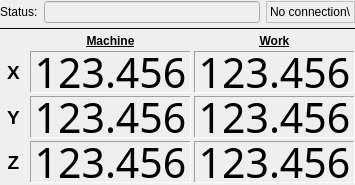
<?xml version="1.0" encoding="UTF-8"?>
<ui version="4.0">
 <class>partMainStateLcd</class>
 <widget class="QWidget" name="partMainStateLcd">
  <property name="geometry">
   <rect>
    <x>0</x>
    <y>0</y>
    <width>355</width>
    <height>185</height>
   </rect>
  </property>
  <property name="sizePolicy">
   <sizepolicy hsizetype="Minimum" vsizetype="Minimum">
    <horstretch>0</horstretch>
    <verstretch>0</verstretch>
   </sizepolicy>
  </property>
  <property name="minimumSize">
   <size>
    <width>0</width>
    <height>185</height>
   </size>
  </property>
  <property name="maximumSize">
   <size>
    <width>16777215</width>
    <height>185</height>
   </size>
  </property>
  <property name="windowTitle">
   <string>Form</string>
  </property>
  <property name="styleSheet">
   <string notr="true"/>
  </property>
  <layout class="QVBoxLayout" name="verticalLayout_3">
   <property name="spacing">
    <number>3</number>
   </property>
   <property name="leftMargin">
    <number>0</number>
   </property>
   <property name="topMargin">
    <number>0</number>
   </property>
   <property name="rightMargin">
    <number>0</number>
   </property>
   <property name="bottomMargin">
    <number>0</number>
   </property>
   <item>
    <layout class="QGridLayout" name="gridLayout">
     <property name="horizontalSpacing">
      <number>6</number>
     </property>
     <item row="0" column="0">
      <widget class="QLabel" name="labelStatus">
       <property name="text">
        <string>Status:</string>
       </property>
      </widget>
     </item>
     <item row="0" column="1">
      <widget class="QLineEdit" name="txtStatus">
       <property name="enabled">
        <bool>false</bool>
       </property>
       <property name="acceptDrops">
        <bool>false</bool>
       </property>
       <property name="styleSheet">
        <string notr="true">QLineEdit {color: palette(text);}</string>
       </property>
       <property name="alignment">
        <set>Qt::AlignmentFlag::AlignCenter</set>
       </property>
       <property name="readOnly">
        <bool>true</bool>
       </property>
       <property name="status" stdset="0">
        <string/>
       </property>
      </widget>
     </item>
     <item row="0" column="2">
      <widget class="QLabel" name="txtConName">
       <property name="styleSheet">
        <string notr="true">border: 1px solid silver;</string>
       </property>
       <property name="text">
        <string>No connection\</string>
       </property>
      </widget>
     </item>
    </layout>
   </item>
   <item>
    <widget class="Line" name="line">
     <property name="frameShadow">
      <enum>QFrame::Shadow::Plain</enum>
     </property>
     <property name="lineWidth">
      <number>1</number>
     </property>
     <property name="orientation">
      <enum>Qt::Orientation::Horizontal</enum>
     </property>
    </widget>
   </item>
   <item>
    <layout class="QGridLayout" name="axesLayout" rowstretch="0,0,0,0" columnstretch="1,6,6" columnminimumwidth="20,0,0">
     <property name="sizeConstraint">
      <enum>QLayout::SizeConstraint::SetDefaultConstraint</enum>
     </property>
     <property name="spacing">
      <number>3</number>
     </property>
     <item row="0" column="2">
      <widget class="QLabel" name="labelWork">
       <property name="maximumSize">
        <size>
         <width>16777215</width>
         <height>20</height>
        </size>
       </property>
       <property name="font">
        <font>
         <bold>true</bold>
         <underline>true</underline>
        </font>
       </property>
       <property name="frameShape">
        <enum>QFrame::Shape::NoFrame</enum>
       </property>
       <property name="frameShadow">
        <enum>QFrame::Shadow::Raised</enum>
       </property>
       <property name="text">
        <string>Work</string>
       </property>
       <property name="alignment">
        <set>Qt::AlignmentFlag::AlignCenter</set>
       </property>
      </widget>
     </item>
     <item row="0" column="1">
      <widget class="QLabel" name="labelMachine">
       <property name="maximumSize">
        <size>
         <width>16777215</width>
         <height>20</height>
        </size>
       </property>
       <property name="font">
        <font>
         <bold>true</bold>
         <underline>true</underline>
        </font>
       </property>
       <property name="styleSheet">
        <string notr="true"/>
       </property>
       <property name="frameShape">
        <enum>QFrame::Shape::NoFrame</enum>
       </property>
       <property name="frameShadow">
        <enum>QFrame::Shadow::Raised</enum>
       </property>
       <property name="text">
        <string>Machine</string>
       </property>
       <property name="alignment">
        <set>Qt::AlignmentFlag::AlignCenter</set>
       </property>
      </widget>
     </item>
     <item row="1" column="2">
      <widget class="QLabel" name="txtWX">
       <property name="minimumSize">
        <size>
         <width>120</width>
         <height>42</height>
        </size>
       </property>
       <property name="maximumSize">
        <size>
         <width>16777215</width>
         <height>42</height>
        </size>
       </property>
       <property name="font">
        <font>
         <family>Patopian 1986</family>
         <pointsize>31</pointsize>
         <italic>false</italic>
         <bold>false</bold>
         <kerning>false</kerning>
        </font>
       </property>
       <property name="styleSheet">
        <string notr="true">font: 31pt &quot;Patopian 1986&quot;;</string>
       </property>
       <property name="frameShape">
        <enum>QFrame::Shape::Panel</enum>
       </property>
       <property name="frameShadow">
        <enum>QFrame::Shadow::Sunken</enum>
       </property>
       <property name="lineWidth">
        <number>1</number>
       </property>
       <property name="text">
        <string>123.456</string>
       </property>
       <property name="alignment">
        <set>Qt::AlignmentFlag::AlignCenter</set>
       </property>
       <property name="textInteractionFlags">
        <set>Qt::TextInteractionFlag::NoTextInteraction</set>
       </property>
       <property name="smallDecimalPoint" stdset="0">
        <bool>false</bool>
       </property>
       <property name="digitCount" stdset="0">
        <number>6</number>
       </property>
       <property name="value" stdset="0">
        <double>0.000000000000000</double>
       </property>
      </widget>
     </item>
     <item row="2" column="1">
      <widget class="QLabel" name="txtMY">
       <property name="minimumSize">
        <size>
         <width>120</width>
         <height>42</height>
        </size>
       </property>
       <property name="maximumSize">
        <size>
         <width>16777215</width>
         <height>42</height>
        </size>
       </property>
       <property name="font">
        <font>
         <family>Patopian 1986</family>
         <pointsize>31</pointsize>
         <italic>false</italic>
         <bold>false</bold>
         <kerning>false</kerning>
        </font>
       </property>
       <property name="styleSheet">
        <string notr="true">font: 31pt &quot;Patopian 1986&quot;;</string>
       </property>
       <property name="frameShape">
        <enum>QFrame::Shape::Panel</enum>
       </property>
       <property name="frameShadow">
        <enum>QFrame::Shadow::Sunken</enum>
       </property>
       <property name="lineWidth">
        <number>1</number>
       </property>
       <property name="text">
        <string>123.456</string>
       </property>
       <property name="alignment">
        <set>Qt::AlignmentFlag::AlignCenter</set>
       </property>
       <property name="textInteractionFlags">
        <set>Qt::TextInteractionFlag::NoTextInteraction</set>
       </property>
       <property name="smallDecimalPoint" stdset="0">
        <bool>false</bool>
       </property>
       <property name="digitCount" stdset="0">
        <number>6</number>
       </property>
       <property name="value" stdset="0">
        <double>0.000000000000000</double>
       </property>
      </widget>
     </item>
     <item row="2" column="2">
      <widget class="QLabel" name="txtWY">
       <property name="minimumSize">
        <size>
         <width>120</width>
         <height>42</height>
        </size>
       </property>
       <property name="maximumSize">
        <size>
         <width>16777215</width>
         <height>42</height>
        </size>
       </property>
       <property name="font">
        <font>
         <family>Patopian 1986</family>
         <pointsize>31</pointsize>
         <italic>false</italic>
         <bold>false</bold>
         <kerning>false</kerning>
        </font>
       </property>
       <property name="styleSheet">
        <string notr="true">font: 31pt &quot;Patopian 1986&quot;;</string>
       </property>
       <property name="frameShape">
        <enum>QFrame::Shape::Panel</enum>
       </property>
       <property name="frameShadow">
        <enum>QFrame::Shadow::Sunken</enum>
       </property>
       <property name="lineWidth">
        <number>1</number>
       </property>
       <property name="text">
        <string>123.456</string>
       </property>
       <property name="alignment">
        <set>Qt::AlignmentFlag::AlignCenter</set>
       </property>
       <property name="textInteractionFlags">
        <set>Qt::TextInteractionFlag::NoTextInteraction</set>
       </property>
       <property name="smallDecimalPoint" stdset="0">
        <bool>false</bool>
       </property>
       <property name="digitCount" stdset="0">
        <number>6</number>
       </property>
       <property name="value" stdset="0">
        <double>0.000000000000000</double>
       </property>
      </widget>
     </item>
     <item row="3" column="1">
      <widget class="QLabel" name="txtMZ">
       <property name="minimumSize">
        <size>
         <width>120</width>
         <height>42</height>
        </size>
       </property>
       <property name="maximumSize">
        <size>
         <width>16777215</width>
         <height>42</height>
        </size>
       </property>
       <property name="font">
        <font>
         <family>Patopian 1986</family>
         <pointsize>31</pointsize>
         <italic>false</italic>
         <bold>false</bold>
         <kerning>false</kerning>
        </font>
       </property>
       <property name="styleSheet">
        <string notr="true">font: 31pt &quot;Patopian 1986&quot;;</string>
       </property>
       <property name="frameShape">
        <enum>QFrame::Shape::Panel</enum>
       </property>
       <property name="frameShadow">
        <enum>QFrame::Shadow::Sunken</enum>
       </property>
       <property name="lineWidth">
        <number>1</number>
       </property>
       <property name="text">
        <string>123.456</string>
       </property>
       <property name="alignment">
        <set>Qt::AlignmentFlag::AlignCenter</set>
       </property>
       <property name="textInteractionFlags">
        <set>Qt::TextInteractionFlag::NoTextInteraction</set>
       </property>
       <property name="smallDecimalPoint" stdset="0">
        <bool>false</bool>
       </property>
       <property name="digitCount" stdset="0">
        <number>6</number>
       </property>
       <property name="value" stdset="0">
        <double>0.000000000000000</double>
       </property>
      </widget>
     </item>
     <item row="3" column="2">
      <widget class="QLabel" name="txtWZ">
       <property name="minimumSize">
        <size>
         <width>120</width>
         <height>42</height>
        </size>
       </property>
       <property name="maximumSize">
        <size>
         <width>16777215</width>
         <height>42</height>
        </size>
       </property>
       <property name="font">
        <font>
         <family>Patopian 1986</family>
         <pointsize>31</pointsize>
         <italic>false</italic>
         <bold>false</bold>
         <kerning>false</kerning>
        </font>
       </property>
       <property name="styleSheet">
        <string notr="true">font: 31pt &quot;Patopian 1986&quot;;</string>
       </property>
       <property name="frameShape">
        <enum>QFrame::Shape::Panel</enum>
       </property>
       <property name="frameShadow">
        <enum>QFrame::Shadow::Sunken</enum>
       </property>
       <property name="lineWidth">
        <number>1</number>
       </property>
       <property name="text">
        <string>123.456</string>
       </property>
       <property name="alignment">
        <set>Qt::AlignmentFlag::AlignCenter</set>
       </property>
       <property name="textInteractionFlags">
        <set>Qt::TextInteractionFlag::NoTextInteraction</set>
       </property>
       <property name="smallDecimalPoint" stdset="0">
        <bool>false</bool>
       </property>
       <property name="digitCount" stdset="0">
        <number>6</number>
       </property>
       <property name="value" stdset="0">
        <double>0.000000000000000</double>
       </property>
      </widget>
     </item>
     <item row="1" column="0">
      <widget class="QLabel" name="label_3">
       <property name="maximumSize">
        <size>
         <width>16777215</width>
         <height>40</height>
        </size>
       </property>
       <property name="font">
        <font>
         <pointsize>14</pointsize>
         <bold>true</bold>
        </font>
       </property>
       <property name="text">
        <string>X</string>
       </property>
       <property name="alignment">
        <set>Qt::AlignmentFlag::AlignCenter</set>
       </property>
      </widget>
     </item>
     <item row="2" column="0">
      <widget class="QLabel" name="label_5">
       <property name="maximumSize">
        <size>
         <width>16777215</width>
         <height>40</height>
        </size>
       </property>
       <property name="font">
        <font>
         <pointsize>14</pointsize>
         <bold>true</bold>
        </font>
       </property>
       <property name="text">
        <string>Y</string>
       </property>
       <property name="alignment">
        <set>Qt::AlignmentFlag::AlignCenter</set>
       </property>
      </widget>
     </item>
     <item row="3" column="0">
      <widget class="QLabel" name="label_6">
       <property name="maximumSize">
        <size>
         <width>16777215</width>
         <height>40</height>
        </size>
       </property>
       <property name="font">
        <font>
         <pointsize>14</pointsize>
         <bold>true</bold>
        </font>
       </property>
       <property name="text">
        <string>Z</string>
       </property>
       <property name="alignment">
        <set>Qt::AlignmentFlag::AlignCenter</set>
       </property>
      </widget>
     </item>
     <item row="1" column="1">
      <widget class="QLabel" name="txtMX">
       <property name="enabled">
        <bool>true</bool>
       </property>
       <property name="minimumSize">
        <size>
         <width>0</width>
         <height>42</height>
        </size>
       </property>
       <property name="maximumSize">
        <size>
         <width>16777215</width>
         <height>42</height>
        </size>
       </property>
       <property name="font">
        <font>
         <family>Patopian 1986</family>
         <pointsize>31</pointsize>
         <italic>false</italic>
         <bold>false</bold>
         <kerning>false</kerning>
        </font>
       </property>
       <property name="styleSheet">
        <string notr="true">font: 31pt &quot;Patopian 1986&quot;;</string>
       </property>
       <property name="frameShape">
        <enum>QFrame::Shape::Panel</enum>
       </property>
       <property name="frameShadow">
        <enum>QFrame::Shadow::Sunken</enum>
       </property>
       <property name="text">
        <string>123.456</string>
       </property>
       <property name="alignment">
        <set>Qt::AlignmentFlag::AlignCenter</set>
       </property>
       <property name="textInteractionFlags">
        <set>Qt::TextInteractionFlag::NoTextInteraction</set>
       </property>
      </widget>
     </item>
    </layout>
   </item>
  </layout>
 </widget>
 <resources/>
 <connections/>
</ui>
